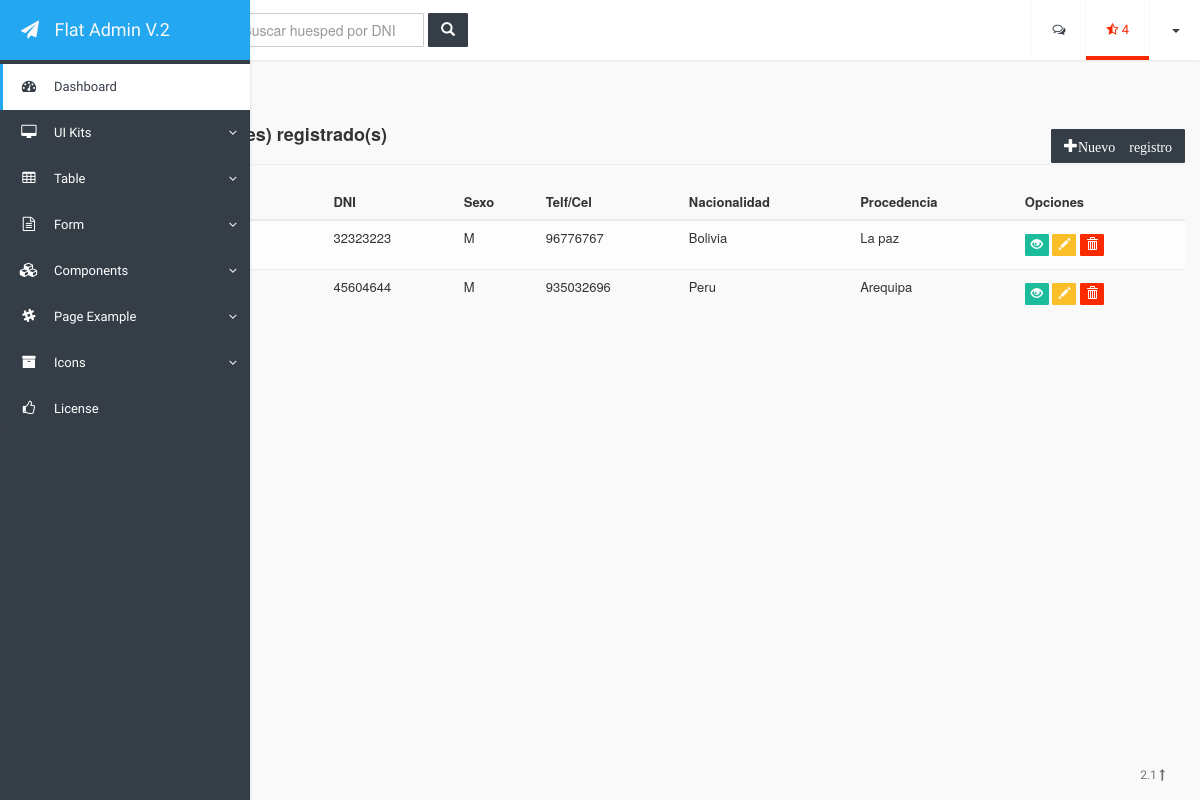
The page /main/huesped on the database as committed earlier.
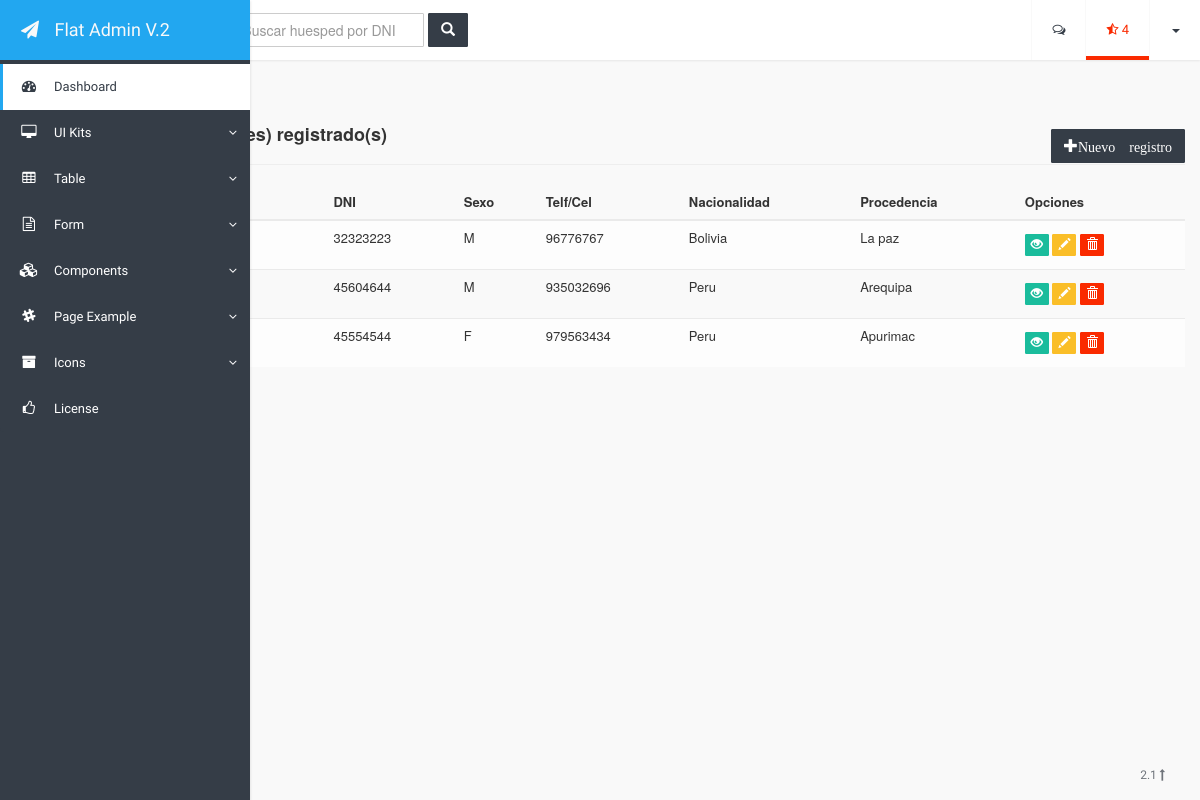
The same page on the database as committed later.
### apps/perfiles/models.py (models this page shows, shortened)
class Huesped(models.Model):
    SEX = (
        ('M', 'Masculino'),
        ('F', 'Femenino'),
    )
    nombre = models.CharField(max_length=40)
    apellidos = models.CharField(max_length=70)
    dni = models.CharField(max_length=8)
    fecha_nac = models.DateTimeField(verbose_name='Fecha de Nacimiento')
    sexo = models.CharField(choices=SEX, max_length=255, blank=True, verbose_name='Género')
    telefono = models.CharField(max_length=13)
    nacionalidad = models.CharField(max_length=40)
    procedencia = models.CharField(max_length=40)

### apps/perfiles/views.py (the view)
# urls.py: url(r'^huesped/upd/(?P<id>\d+)$','apps.perfiles.views.updHuesped', name='updHuesped'),
def huesped(request):
	lista = Huesped.objects.all()
	numreg=lista.count()
	return render(request,'huesped/huesped.html', {'lista':lista, 'cantidad':numreg})

### templates/huesped/huesped.html (shortened to what this page needs)
{% extends "base.html" %}
{% block contenido %}
<div class="page-header">
	<h4>
		<strong>
			Tienes <span class="label label-warning">{{cantidad}}</span> huesped(es) registrado(s)
		</strong>
		<a href="{% url 'perfiles_app:addHuesped' %}" class="btn btn-primary pull-right">
			<span class="glyphicon glyphicon-plus">Nuevo registro</span>
		</a>
	</h4>
</div>
<div>
	<table class="table table-striped table-condenced table-hover">
		<thead>
			<tr>
				<th>Nombre y apellidos</th>
			    <th>DNI</th>
			    <th>Sexo</th>
			    <th>Telf/Cel</th>
			    <th>Nacionalidad</th>
			    <th>Procedencia</th>
			    <th>Opciones</th>
			</tr>
		</thead>
		<tbody>
		{% for huesped in lista %}
			<tr>
				<td>{{huesped.nombre}} {{huesped.apellidos}}</td>
				<td>{{huesped.dni}}</td>
				<td>{{huesped.sexo}}</td>
				<td>{{huesped.telefono}}</td>
				<td>{{huesped.nacionalidad}}</td>
				<td>{{huesped.procedencia}}</td>
				<td>
					<a href="#" class="btn btn-success btn-xs"> <span class="glyphicon glyphicon-eye-open"></span></a>
					<a href="{% url 'perfiles_app:updHuesped' huesped.pk %}" class="btn btn-warning btn-xs"> <span class="glyphicon glyphicon-pencil"></span></a>
					<a href="{% url 'perfiles_app:delHuesped' huesped.pk %}" class="btn btn-danger btn-xs"> <span class="glyphicon glyphicon-trash"></span></a>
				</td>
			</tr>
		{% endfor %}
		</tbody>
	</table>
</div>
{% endblock contenido %}

Rows that differ between the two databases and show on the page:
added Huesped: dni "45554544", sexo "F", telefono "979563434", nacionalidad "Peru", procedencia "Apurimac"
